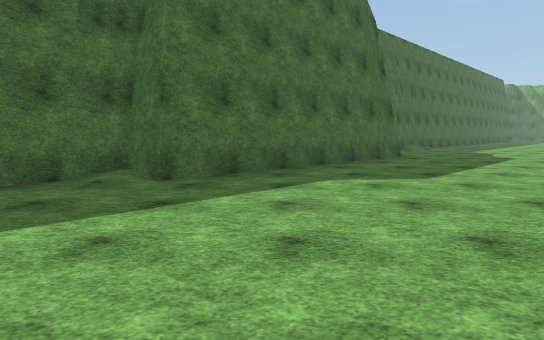
[1] (above)

18 first-person views from a walk through a 3-D level made in the Unity game engine. The camera is 1.4 m above the floor, tilts 6° down and sees 75° across. The floor is counted in squares, 2 m on a side. Each view is taken from the middle of a square. On the plan, view 1 faces up. The plan holds only what a view shows up to about 11 squares ahead; the rest is blank. The place goes on beyond the plan. The player is left out. Surface patterns are stand-ins for the level's own textures.

[2]
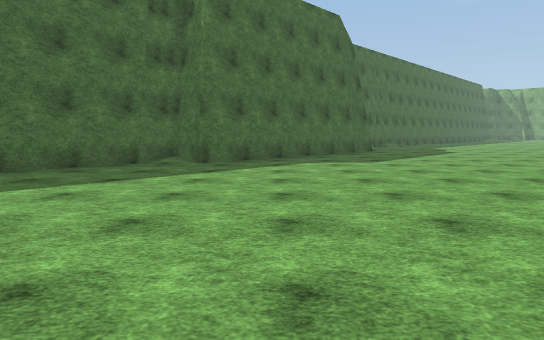

[3]
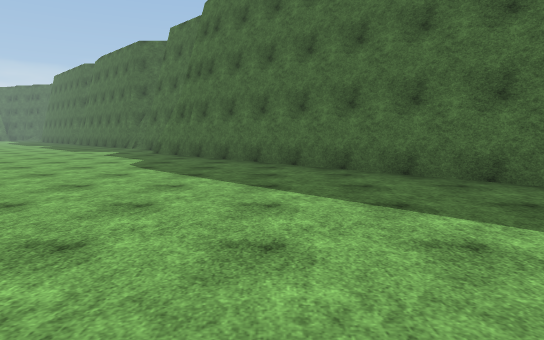

[4]
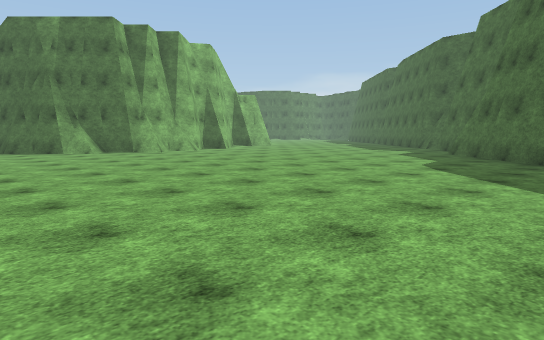

[5]
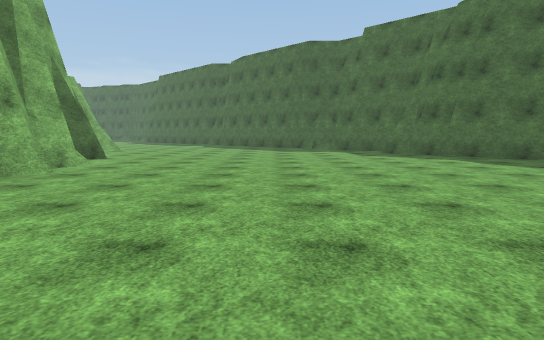

[6]
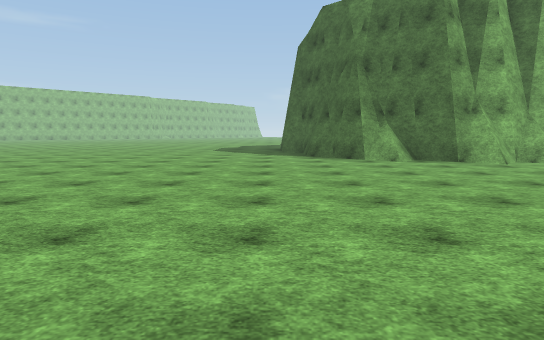

[7]
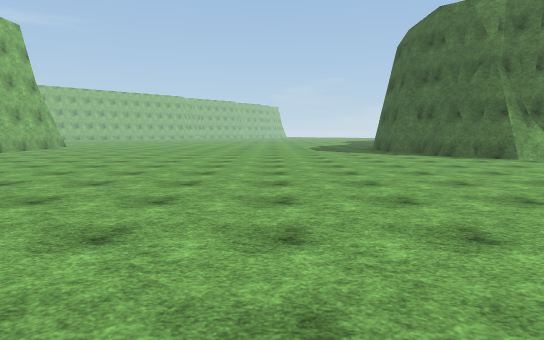

[8]
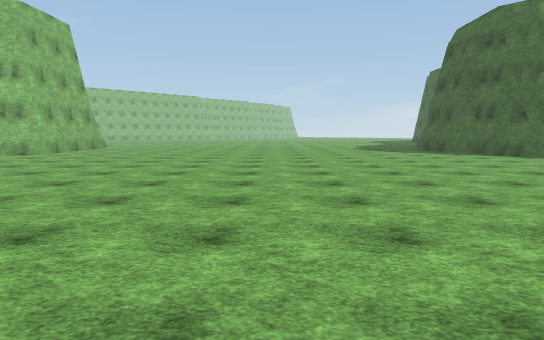

[9]
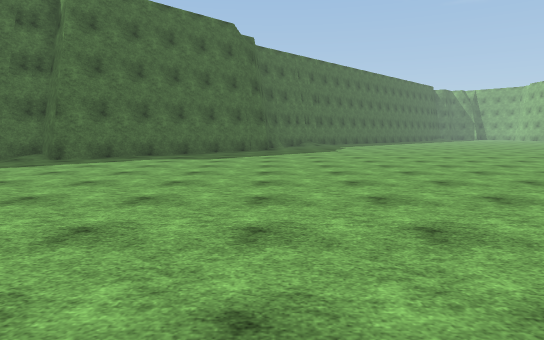

[10]
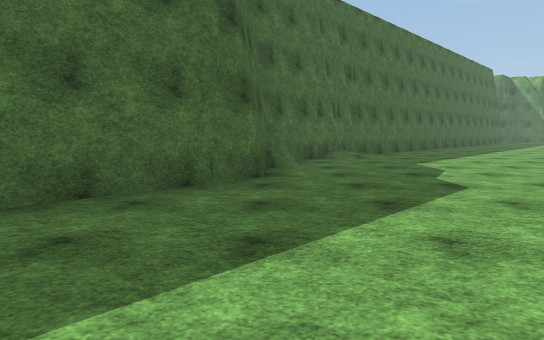

[11]
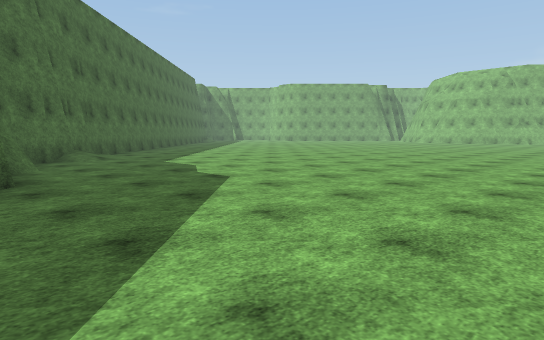

[12]
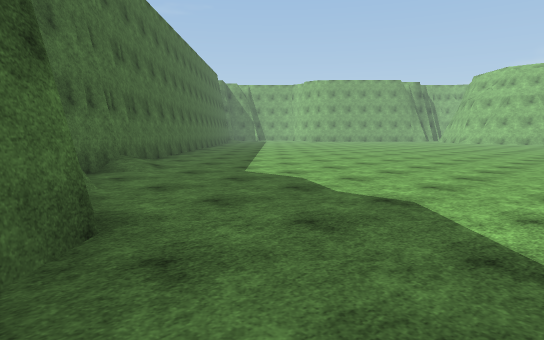

[13]
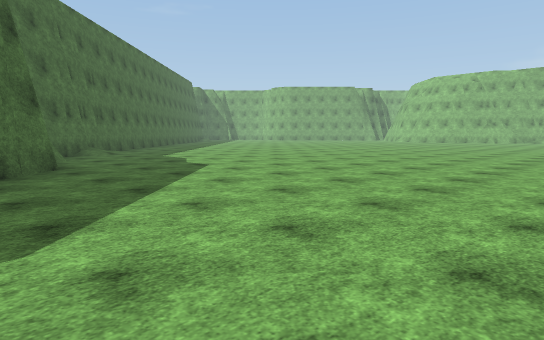

[14]
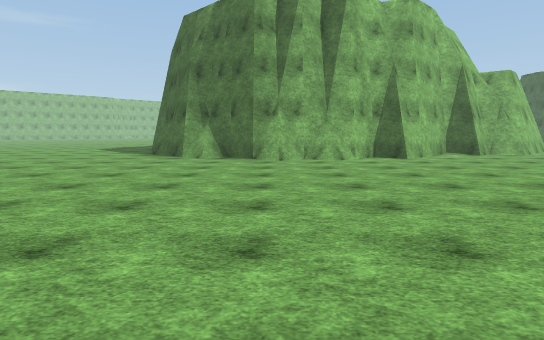

[15]
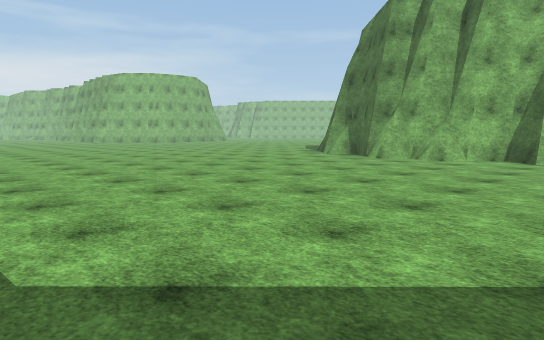

[16]
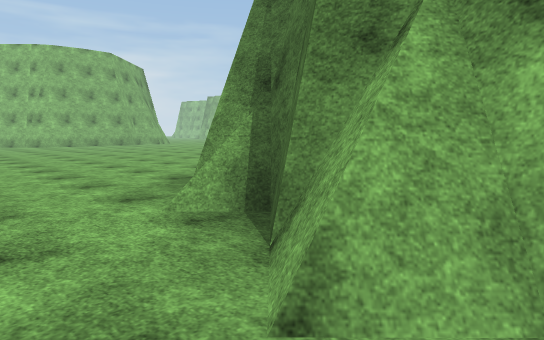

[17]
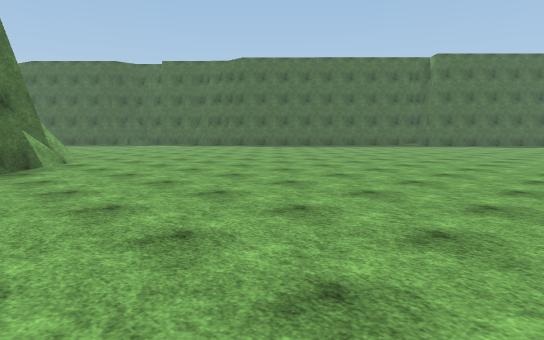

[18]
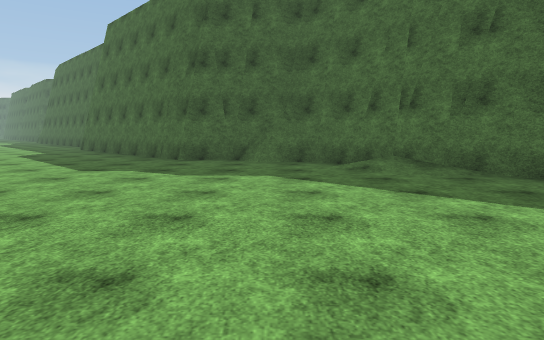

### Floor plan
Points are (right, up) in squares from view 1. A wall is a line through its corners. A room is listed if a view was taken in it or the views show most of it. See-through windows are left out.
Room 1 (views 1, 2, 3, 4, 5, 6, 7, 8, 9, 10, 11, 12, 13, 14, 15, 16, 17, 18)
walls: (13.8, -14.1) (14.2, -13.7); (3.8, 12) (3.8, 10.7) (-1.7, 5.2) (-2.4, 5.9) (-10.4, -2.1); (4.2, 13.1) (3.9, 12.8) (3.8, 11.8); (4.5, 14.2) (4.1, 13.5); (6.9, 16.5) (4.3, 13.8) (4.3, 12.8) (3.8, 12.4); (-1.9, -13) (-1.7, -13.4) (-1.3, -13.9); (-3, -11.9) (-1.2, -13.6) (-1.2, -14.1); (-3.1, -12.7) (-2.3, -12.5); (-3.6, -12.5) (-3.1, -12); (-3.9, -12.3) (-3.3, -12.6) (-3, -12.2) (-2.7, -12.5); (-5.1, -11.1) (-3.5, -12.7); (-5.6, -11.6) (-5.3, -11.2); (-6.7, -11.2) (-6.1, -11.8); (-7, -11.9) (-6.7, -11.6) (-6.4, -11.9) (-5.8, -11.7) (-5.5, -11.8) (-5.1, -11.4) (-4.7, -11.8) (-4.4, -11.7); (-7.1, -11.8) (-6.5, -11.2); (-7.4, -11.6) (-6.6, -12); (-8.6, -11.6) (-7.9, -12.3); (-10.1, -13.1) (-8.8, -11.8) (-8.1, -12.4) (-7.1, -11.4)
low walls: (4.4, 14) (4.4, 12.6) (3.8, 12); (-3.8, -12.4) (-3.3, -11.9); (-6.5, -11.2) (-6, -11.7)

Where each view was taken, in squares from view 1:
view 1: 0 up, 0 right, facing up
view 2: 3 down, 0 right, facing up
view 3: 1 up, 1 right, facing left
view 4: 1 up, 1 right, facing down-left
view 5: 7 down, 1 right, facing left
view 6: 3 down, 0 right, facing down
view 7: 3 down, 4 right, facing down
view 8: 3 down, 6 right, facing down
view 9: 4 down, 4 right, facing up
view 10: 5 up, 4 right, facing up
view 11: 5 up, 3 right, facing up-right
view 12: 8 up, 3 right, facing up-right
view 13: 3 up, 2 right, facing up-right
view 14: 2 down, 5 left, facing down
view 15: 2 down, 10 left, facing down-right
view 16: 10 down, 6 left, facing down-right
view 17: 14 down, 6 right, facing up-left
view 18: 13 up, 13 right, facing left
